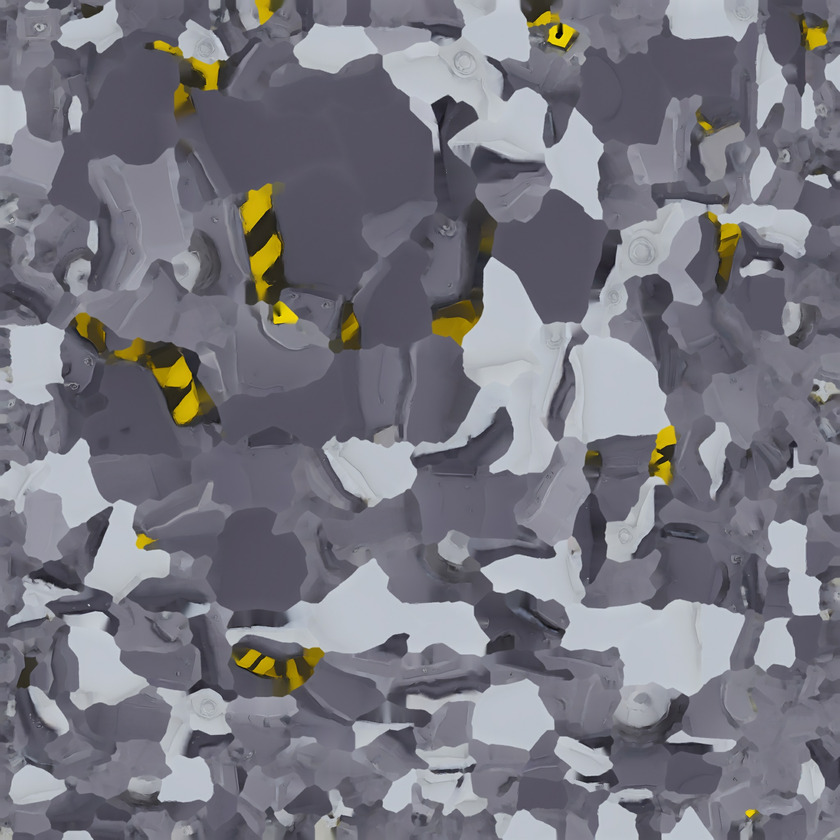
#> input picture src/models/mirror_fixed_recolor/T_MirrorFixed_basecolor_original.png, 840 x 840 px, shrunk from 2048 x 2048 before the run
$ python recolor.py
#> lines starting #> are read from the running program, lines starting #| are printed output that depends on the picture
# Darkens the fixed mirror's base color so it fits the darker pieces.
# Grey parts (low saturation) go to a dark steel grey; the yellow hazard stripes stay as they are.
# Input: T_MirrorFixed_basecolor_original.png (exported from Unreal), output: T_MirrorFixed_basecolor.png.
# Run: python recolor.py
import os

import numpy as np
from PIL import Image

DARKEN = 0.42                         # brightness kept on grey parts
TINT = np.array([0.93, 0.98, 1.08])   # slight steel blue cast
SAT_FULL, SAT_NONE = 0.25, 0.45       # saturation below SAT_FULL is fully recolored, above SAT_NONE not at all

here = os.path.dirname(os.path.abspath(__file__))
src = Image.open(os.path.join(here, "T_MirrorFixed_basecolor_original.png")).convert("RGBA")
#> src is the input picture: PIL image 840x840 RGBA; mean R, G, B, A 119.4, 119.1, 127.8, 255
rgba = np.asarray(src).astype(np.float32) / 255.0
rgb, alpha = rgba[..., :3], rgba[..., 3:]
#> alpha: shape (840, 840, 1) float32; every value is 1

mx, mn = rgb.max(axis=2), rgb.min(axis=2)
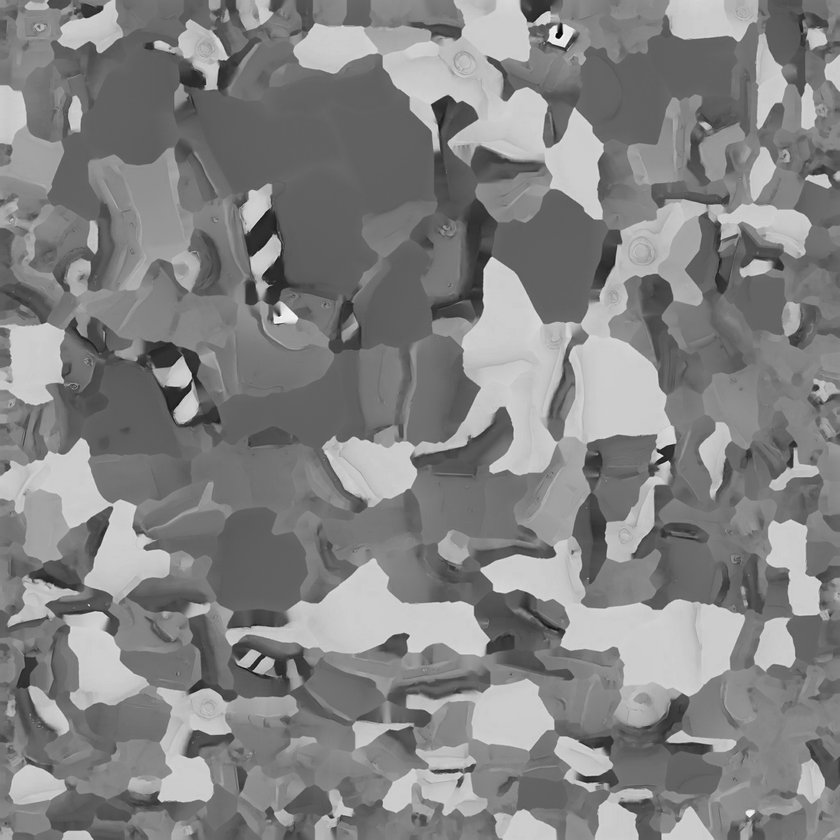
#> mx: shape (840, 840) float32; min 0, max 0.996, mean 0.513
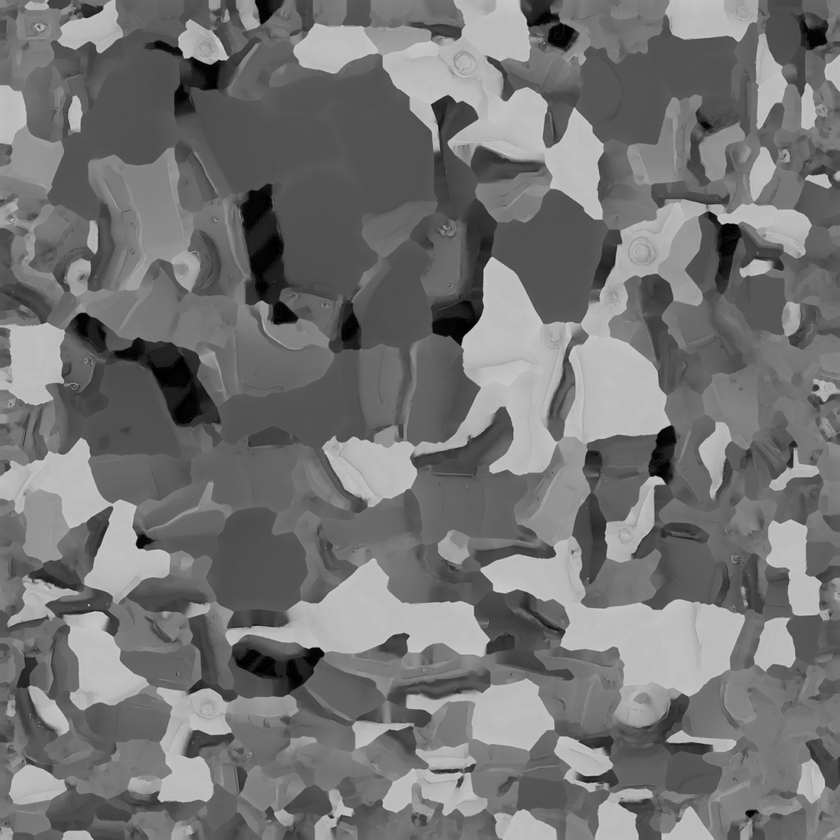
#> mn: shape (840, 840) float32; min 0, max 0.831, mean 0.452
sat = np.where(mx > 1e-4, (mx - mn) / np.maximum(mx, 1e-4), 0.0)
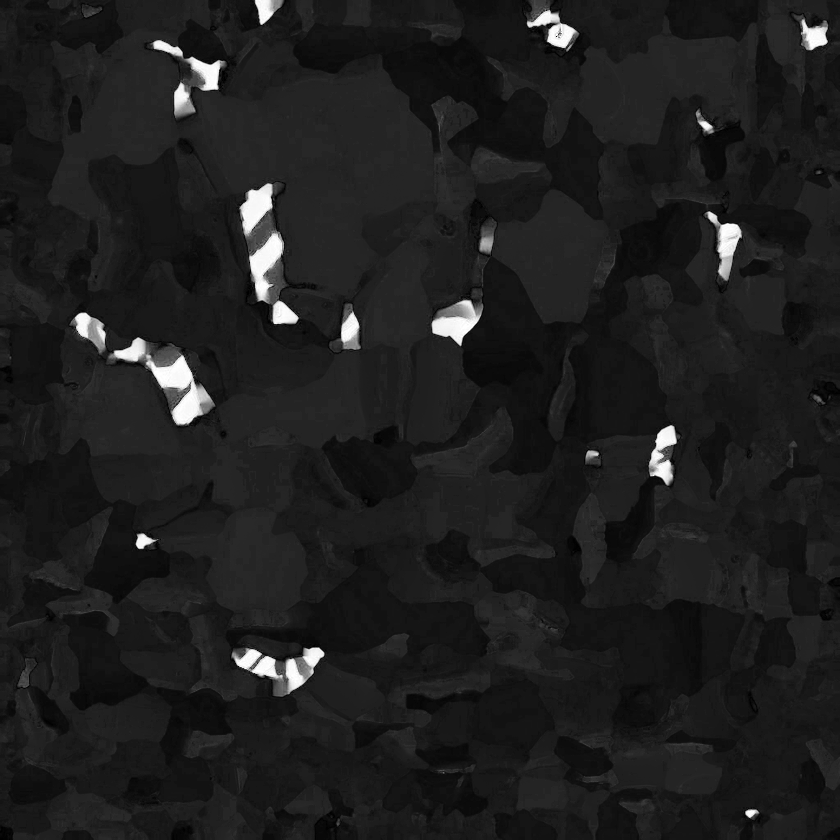
#> sat: shape (840, 840) float32; min 0, max 1, mean 0.123
weight = np.clip((SAT_NONE - sat) / (SAT_NONE - SAT_FULL), 0.0, 1.0)[..., None]
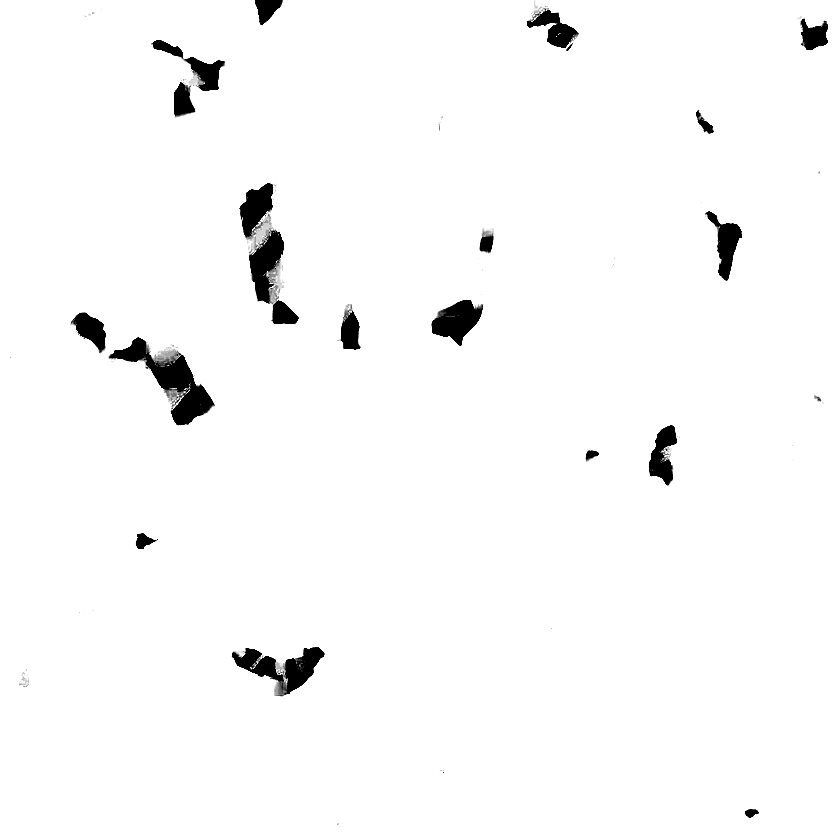
#> weight: shape (840, 840, 1) float32; min 0, max 1, mean 0.976

dark = np.clip(rgb * DARKEN * TINT, 0.0, 1.0)
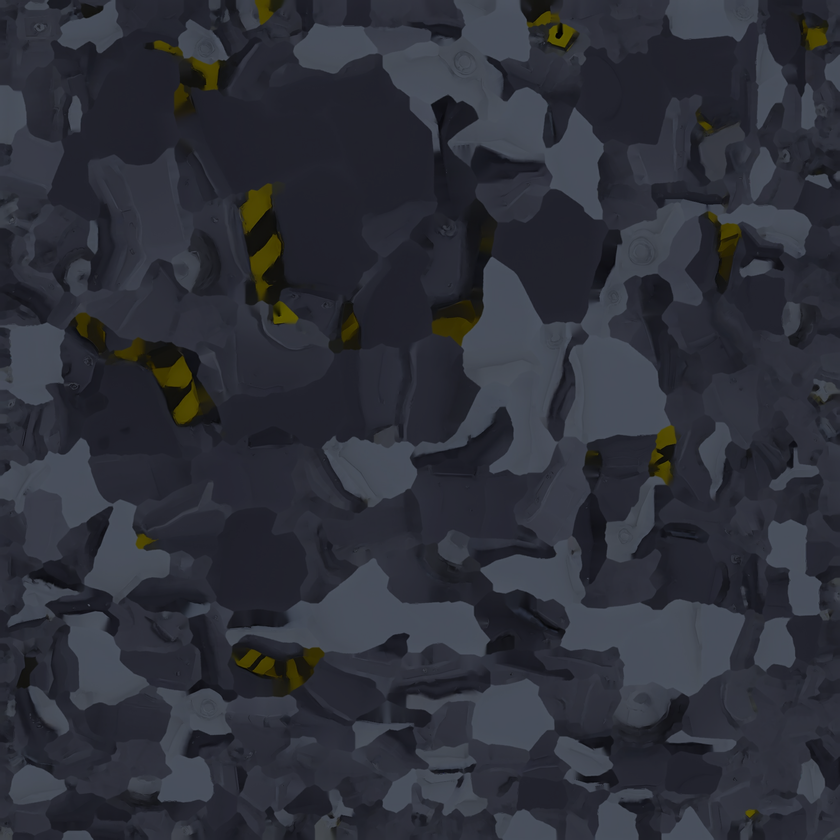
#> dark: shape (840, 840, 3) float64; mean R, G, B 0.183, 0.192, 0.227
out = rgb * (1.0 - weight) + dark * weight
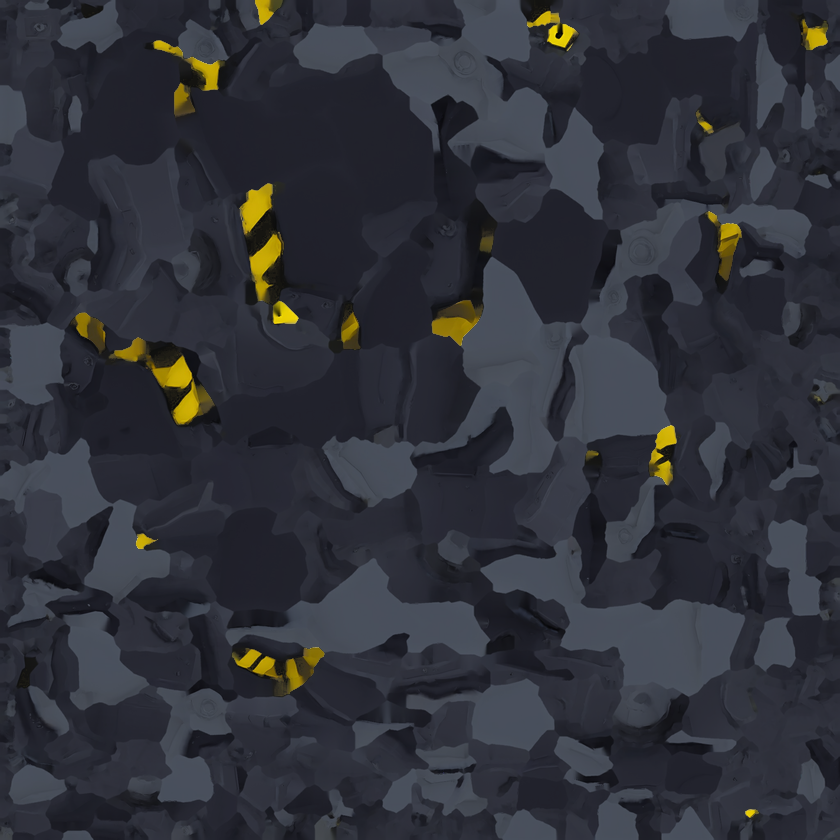
#> out: shape (840, 840, 3) float64; mean R, G, B 0.191, 0.199, 0.228
img = Image.fromarray((np.concatenate([out, alpha], axis=2) * 255.0 + 0.5).astype(np.uint8), "RGBA")
img.save(os.path.join(here, "T_MirrorFixed_basecolor.png"))
print("saved")
